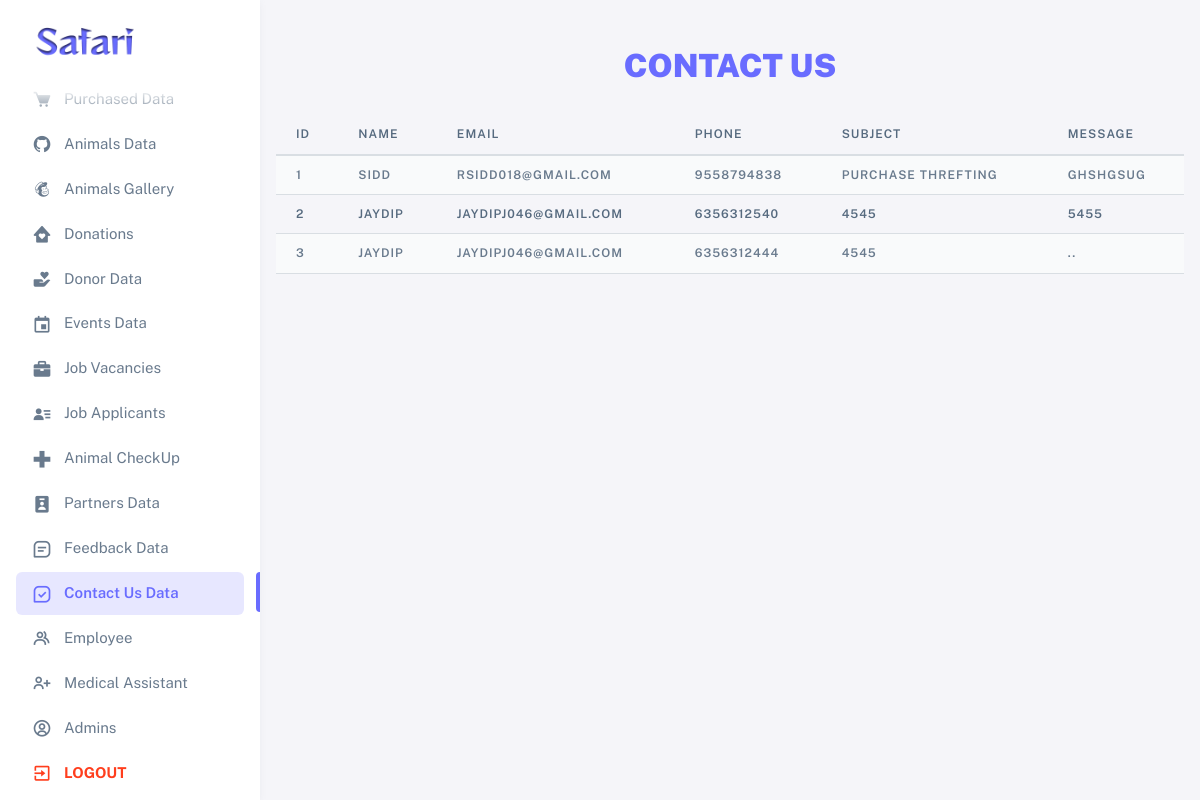
The app's page /admin/html/contactus-data.php with its own data.
### tables this page shows
CREATE TABLE `contact_us` (
  `id` int(11) NOT NULL,
  `name` varchar(50) NOT NULL,
  `email` varchar(50) NOT NULL,
  `phno` bigint(50) NOT NULL,
  `subject` varchar(50) NOT NULL,
  `desc` longtext NOT NULL
);

### admin/html/contactus-data.php (the view, shortened to what this page needs)
<!DOCTYPE html>
<html
  lang="en"
  class="light-style layout-menu-fixed"
  dir="ltr"
  data-theme="theme-default"
  data-assets-path="../assets/"
  data-template="vertical-menu-template-free"
>
  <head>
    <link rel="stylesheet" href="../assets/vendor/fonts/boxicons.css" />
    <link rel="stylesheet" href="../assets/vendor/css/core.css" class="template-customizer-core-css" />
    <link rel="stylesheet" href="../assets/vendor/css/theme-default.css" class="template-customizer-theme-css" />
    <link rel="stylesheet" href="../assets/css/demo.css" />
    <link rel="stylesheet" href="../assets/vendor/libs/perfect-scrollbar/perfect-scrollbar.css" />
    <link rel="stylesheet" href="../assets/vendor/libs/apex-charts/apex-charts.css" />
    <link rel="stylesheet" href="https://cdn.datatables.net/2.0.2/css/dataTables.bootstrap5.css">
  </head>
  <body>
    <div class="layout-wrapper layout-content-navbar">
      <div class="layout-container">
        <?php
        include "header.php"
        ?>
        <div class="layout-page">
            <div>
                <h2 class="text-uppercase text-primary fw-bolder text-center mt-5">Contact Us</h2>
            </div>
            <div class="m-3">
            <table id="example" class="table table-striped" width="100%">
                <thead>
                    <tr>
                        <th>ID</th>
                        <th>Name</th>
                        <th>Email</th>
                        <th>Phone</th>
                        <th>Subject</th>
                        <th>Message</th>
                    </tr>
                </thead>
                <tbody>
                    <?php
                    $select = "SELECT * FROM `contact_us`";
                    $result = $con->query($select);
                    while ($row = mysqli_fetch_array($result)) {
                      ?>
                      <tr>
                        <th>
                          <?php echo $row['id']; ?>
                        </th>
                        <th>
                          <?php echo $row['name']; ?>
                        </th>
                        <th>
                          <?php echo $row['email']; ?>
                        </th>
                        <th>
                          <?php echo $row['phno']; ?>
                        </th>
                        <th>
                          <?php echo $row['subject']; ?>
                        </th>
                        <th>
                          <?php echo $row['desc']; ?>
                        </th>
                      </tr>
                    <?php
                    }
                    ?>
                </tbody>
            </table>
            </div>
        </div>
      </div>
    </div>
  </body>
</html>

### admin/assets/css/demo.css (style rules this page uses)
body { --sb-track-color: #e7e7ff; --sb-thumb-color: #696cff; --sb-size: 8px; }

### records on screen
contact_us: id "1", name "SIDD", email "RSIDD018@GMAIL.COM", phno "9558794838", subject "PURCHASE THREFTING", desc "GHSHGSUG"
contact_us: id "2", name "JAYDIP", email "JAYDIPJ046@GMAIL.COM", phno "6356312540", subject "4545", desc "5455"
contact_us: id "3", name "JAYDIP", email "JAYDIPJ046@GMAIL.COM", phno "6356312444", subject "4545", desc ".."
